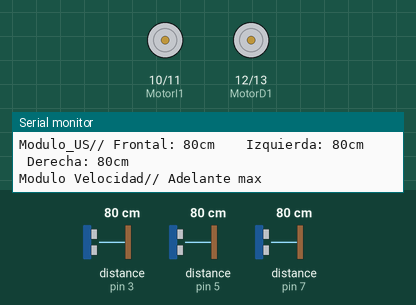
Simulated run of this sketch. Board: Arduino Uno, built with avr-gcc and run on an emulated ATmega328P. Parts: motor-driver pin pairs drawn as motors (green arrow = first pin HIGH = forward, orange = second pin HIGH = backward, longer = more drive), the last lines printed to the serial monitor. The test bench sets the inputs (shaded band); at power-on: distance to the obstacle (sensors on pin 5, pin 3, pin 7) 80 cm. The echo pulse lasts 58.3 µs per cm.

Above: at 1.2 s.
1.3 s: distance to the obstacle (sensor on pin 5) set to 2 cm
At 1.55 s:
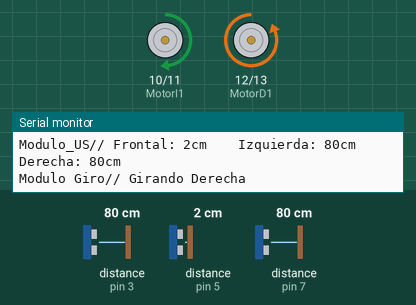
4.3 s: distance to the obstacle (sensor on pin 3) set to 84 cm
7.3 s: distance to the obstacle (sensor on pin 5) set to 13 cm
10.3 s: distance to the obstacle (sensor on pin 5) set to 17 cm
At 10.6 s:
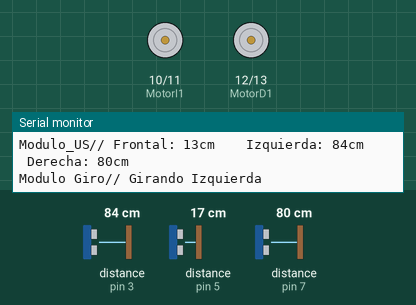
12.5 s: distance to the obstacle (sensor on pin 7) set to 120 cm
15.5 s: distance to the obstacle (sensor on pin 3) set to 250 cm
Timing chart, 0 to 19.5 s (numbered marks = the images above; inputs shaded):
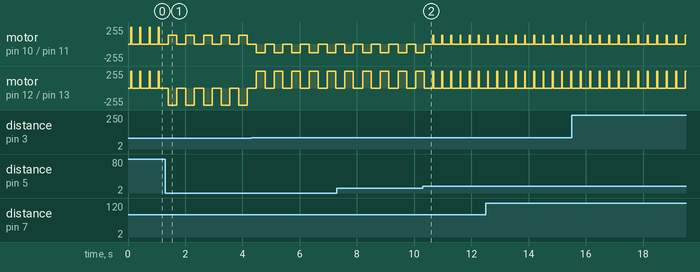

Measured:
- the behaviour switches between 14 and 15 cm on distance to the obstacle (sensor on pin 5) (found by bisection; images 1 and 2)
- after the input at 1.3 s, motor on pin 10 (MotorI1) / pin 11 (MotorI2): alternates forward 130/255 for 0.30 s and stopped for 0.32 s, starting after 0.11 s; motor on pin 12 (MotorD1) / pin 13 (MotorD2): alternates backward 255/255 for 0.30 s and stopped for 0.32 s, starting after 0.11 s
- after the input at 10.3 s, motor on pin 10 (MotorI1) / pin 11 (MotorI2): alternates forward 130/255 for 0.03 s and stopped for 0.29 s, starting after 0.34 s; motor on pin 12 (MotorD1) / pin 13 (MotorD2): alternates forward 255/255 for 0.03 s and stopped for 0.29 s, starting after 0.38 s
- by itself, motor on pin 10 (MotorI1) / pin 11 (MotorI2), motor on pin 12 (MotorD1) / pin 13 (MotorD2): alternates forward 255/255 for 0.03 s and stopped for 0.29 s

The sketch:

Navegacion_por_ultrasonidos.ino
```cpp
//Librerias
#include "SR04.h"
//Variables
long DistI;
long DistM;
long DistD;
int Vmin = 130;
int Vmed = 200;
int Vmax = 255;
//Pines
#define TRIG_PIN1 3
#define ECHO_PIN1 2
SR04 SIzquierda = SR04(ECHO_PIN1,TRIG_PIN1);
#define TRIG_PIN2 5
#define ECHO_PIN2 4
SR04 SMedio = SR04(ECHO_PIN2,TRIG_PIN2);
#define TRIG_PIN3 7
#define ECHO_PIN3 6
SR04 SDerecha = SR04(ECHO_PIN3,TRIG_PIN3);

#define MotorI1 10
#define MotorI2 11
#define MotorD1 12
#define MotorD2 13

void Modulo_Velocidad(){
  if (DistM < 25){
    analogWrite(MotorI1, Vmin);
    analogWrite(MotorD1, Vmin);
    Serial.println("Modulo Velocidad// Adelante min");
  }
  else if (DistM < 35){
    analogWrite(MotorI1, Vmed);
    analogWrite(MotorD1, Vmed);
    Serial.println("Modulo Velocidad// Adelante med");
  }
  else if (DistM >= 35){
    analogWrite(MotorI1, Vmax);
    analogWrite(MotorD1, Vmax);
    Serial.println("Modulo Velocidad// Adelante max");
  }
  analogWrite(MotorI1, 0);
  analogWrite(MotorD1, 0);

}

void Modulo_US(){
  DistI=SIzquierda.Distance();
  DistM=SMedio.Distance();
  DistD=SDerecha.Distance();
  Serial.print("Modulo_US// Frontal: ");
  Serial.print(DistM);
  Serial.print("cm    Izquierda: ");
  Serial.print(DistI);
  Serial.print("cm    Derecha: ");
  Serial.print(DistD);
  Serial.println("cm");
}

void Modulo_Giro(){
  if (DistM < 15){
    analogWrite(MotorI1, 0);
    analogWrite(MotorD1, 0);
    if (DistI > DistD){
      Serial.println("Modulo Giro// Girando Izquierda");
      analogWrite(MotorI2, Vmin);
      analogWrite(MotorD1, Vmin);
      delay(300);    // Provisional
      analogWrite(MotorD1, 0);
      analogWrite(MotorI2, 0);
    }
    else if (DistI <= DistD){
      Serial.println("Modulo Giro// Girando Derecha");
      analogWrite(MotorI1, Vmin);
      analogWrite(MotorD2, Vmin);
      delay(300);    // Provisional
      analogWrite(MotorD2, 0);
      analogWrite(MotorI1, 0);
    }
    else{
      Serial.print("Modulo Giro// ");
      Serial.println(DistM);
    }
  }
}

void setup() {
  Serial.begin(9600);
  pinMode(MotorI1, OUTPUT);
  pinMode(MotorD1, OUTPUT);
  pinMode(MotorI2, OUTPUT);
  pinMode(MotorD2, OUTPUT);

}

void loop() {

  Modulo_US();
  if (DistM < 15){
    Modulo_Giro();
  }
  else{
  Modulo_Velocidad();
  }
  delay(200);
}
```
